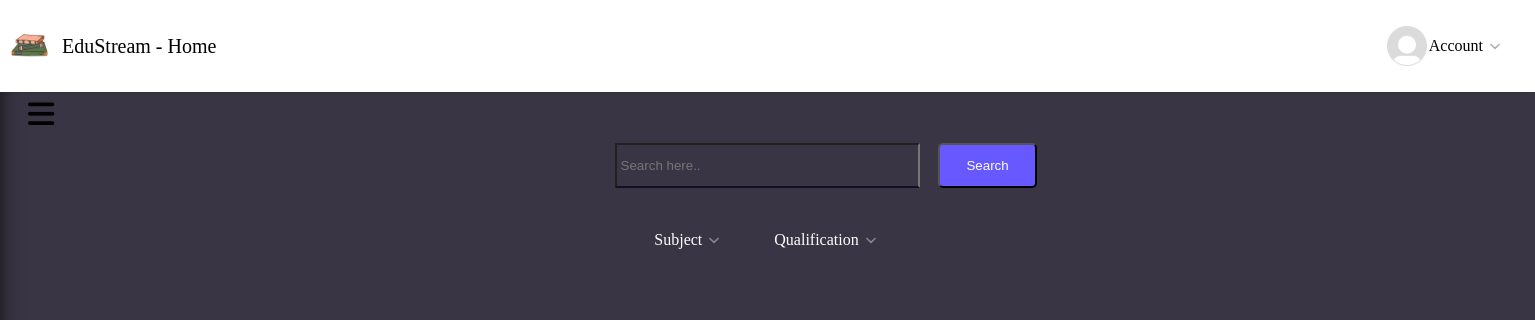
Before: /index.php (signed in) with the older database file.
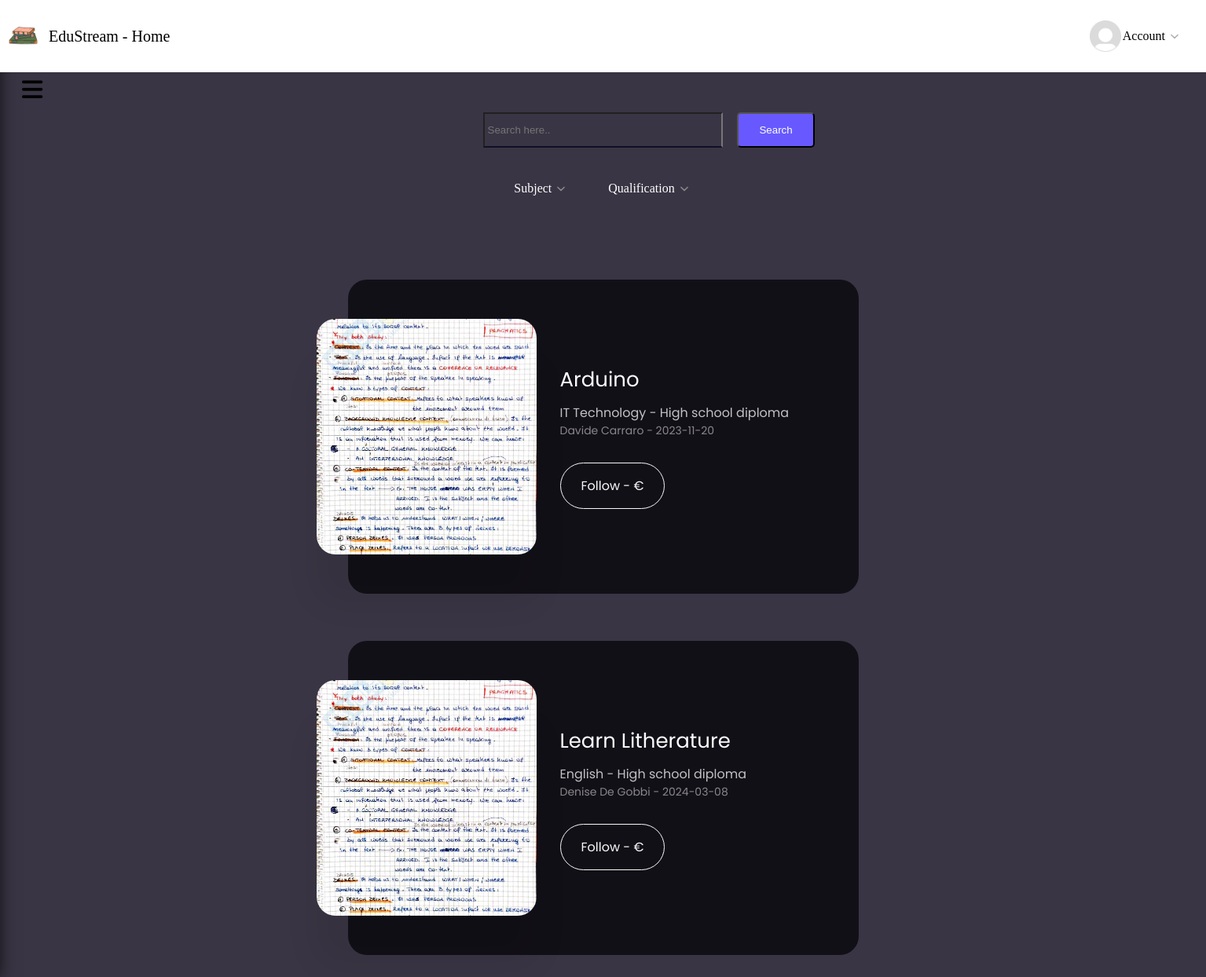
After: the same page with the newer database file.
### tables this page shows
CREATE TABLE `lista_corsi` (
  `nome` varchar(30) NOT NULL,
  `materia` varchar(20) NOT NULL,
  `grado` varchar(20) NOT NULL,
  `autore` varchar(30) NOT NULL,
  `data_inizio` date NOT NULL,
  `id` int(4) NOT NULL
);

### index.php (the view, shortened to what this page needs)
<!DOCTYPE html>
<html lang="en">
<head>
    <link
      rel="stylesheet"
      href="https://cdnjs.cloudflare.com/ajax/libs/font-awesome/6.4.0/css/all.min.css"
    />
    <link rel="stylesheet" type="text/css" href="css/index.css">
    <link href='https://unpkg.com/boxicons@2.1.4/css/boxicons.min.css' rel='stylesheet'>
</head>
<body>
<button class="burger" onclick="toggleMenu()">
      <i class="fa-solid fa-bars"></i>
    </button>
<nav class="navbar">
        <div class="logo">
          <img src="img/logoV2.png" />
          <h2>EduStream - Home</h2>
        </div>
        <div class="links">
          <div class="dropdown">
            <a href="#">
              <div class="pfp">
                <img src="img/Default_pfp.jpg"/>
              </div>
              Account
              <img src="img/chevron.png"/>
            </a>
          </div>
        </div>
      </nav>
<div class="space"></div>
<div class="wrapper">
    <form action="index.php" method="post">
        <div id="search-container">
            <input name="ricercaBarra" type="search" id="ricercaBarra" placeholder="Search here.."/>
            <button name="invio" type="submit" id="search" onclick="">Search</button>
        </div>
    </form>
</div>
<div class="wrapper">
        <div id="buttons">
            <div class="links">
                <div class="dropdownSB">
                    <a href="#">Subject
                        <img src="img/chevron.png" />
                    </a>
                </div>
                <div class="dropdownSB">
                    <a href="#">Qualification
                        <img src="img/chevron.png" />
                    </a>
                </div>
            </div>
        </div>
    </div>
<div class="space2"></div>
    <?php
        if(isset($_POST["ricercaBarra"]) and $_POST["ricercaBarra"]!="" and isset($_POST["invio"])){
            try {
                $connessione = mysqli_connect("localhost", "root", "root", "progettoinglese");
                $nomeCorso=$_POST["ricercaBarra"];
                $sql = "SELECT * FROM lista_corsi WHERE nome='$nomeCorso'";
                $risultato = $connessione->query($sql);
                if ($risultato && $risultato->num_rows > 0) {
                    while ($array = mysqli_fetch_assoc($risultato)) {
                        ?>
                        <div class="container">
                            <div class="card">
                                <img src="img/example_English1.jpg" />
                                <div class="testoCorsi">
                                    <h2><?php echo $array["nome"]?></h2>
                                    <h3><?php echo $array["materia"]." - ".$array["grado"]?></h3>
                                    <p>
                                    <?php echo $array["autore"]." - ".$array["data_inizio"]?>
                                    </p>
                                    <button type="submit" name="<?php echo $array["nome"]?>" onclick="iscrizione(name);">Follow - <?php echo $array["costo"];?>€</button>
                                </div>
                            </div>
                        </div>
                        <?php
                    }
                }else{
                    ?>
                        <div>
                            <h2 style="color:white;">The course you searched for is not present in the system</h2>
                        </div>
                    <?php
                }
                $connessione->close();
                exit();
            } catch (Exception $e) {
            }
    }else{
        try {
            $connessione = mysqli_connect("localhost", "root", "root", "progettoinglese");
            $sql = "SELECT * FROM lista_corsi";
            $risultato = $connessione->query($sql);
            if ($risultato && $risultato->num_rows > 0) {
                while ($array = mysqli_fetch_assoc($risultato)) {
                    ?>
                    <div class="container">
                        <div class="card">
                            <img src="img/example_English1.jpg" />
                            <div class="testoCorsi">
                                <h2><?php echo $array["nome"]?></h2>
                                <h3><?php echo $array["materia"]." - ".$array["grado"]?></h3>
                                <p>
                                <?php echo $array["autore"]." - ".$array["data_inizio"]?>
                                </p>
                                <button type="submit" name="<?php echo $array["nome"]?>" onclick="iscrizione(name);">Follow - <?php echo $array["costo"];?>€</button>
                            </div>
                        </div>
                    </div>
                    <?php
                }
            }
            exit();
        } catch (Exception $e) {
        }
    ?>
            <?php
        }
            ?>

Changed rows visible on the page:
added lista_corsi: nome "Arduino", materia "IT Technology", grado "High school diploma", autore "Davide Carraro", data_inizio "2023-11-20"
added lista_corsi: nome "Learn Litherature", materia "English", grado "High school diploma", autore "Denise De Gobbi", data_inizio "2024-03-08"
